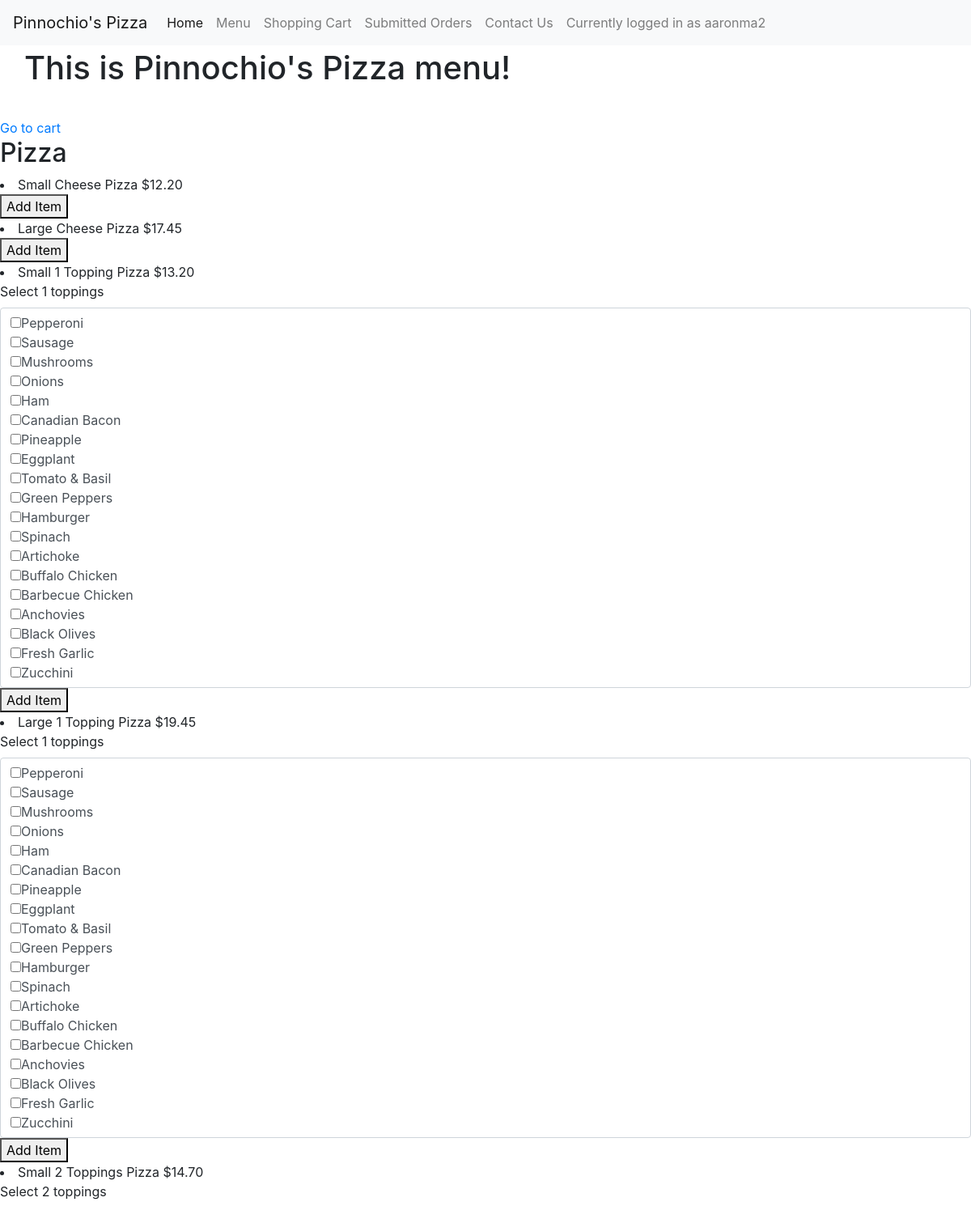
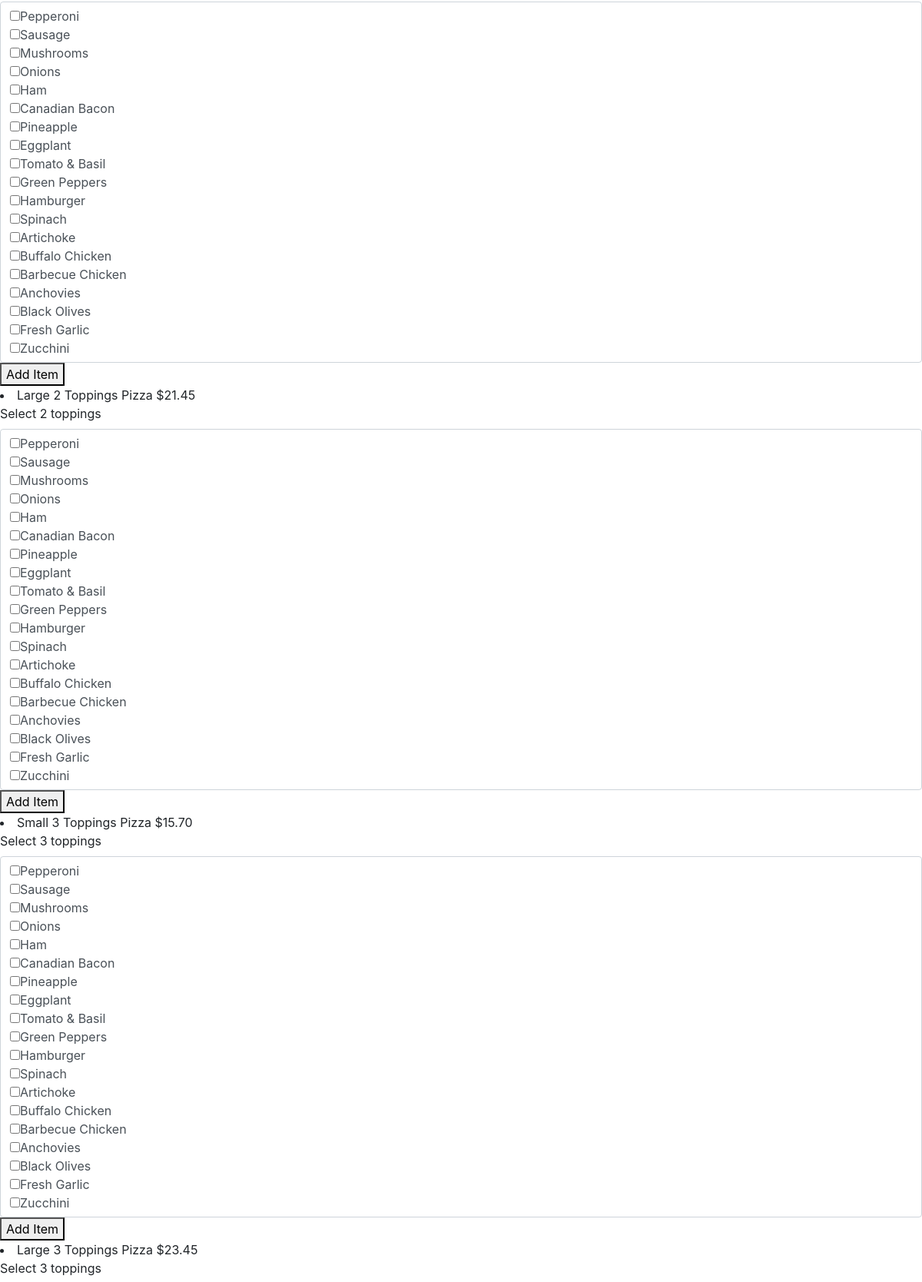
The page /menu (signed in, upper part) on the database its author committed (2 pictures, top to bottom).
### orders/models.py (models this page shows, shortened)
class Food(models.Model):
    item = models.ForeignKey(Item, on_delete=models.CASCADE, related_name="FoodItem")
    price = models.DecimalField(max_digits = 10, decimal_places=2,validators=[MinValueValidator(0)])
    size = models.ForeignKey(Size, on_delete=models.CASCADE, related_name="Size")
    options = (('true', 'Yes'), ('false', 'No'))
    hasToppings = models.CharField(max_length = 5, choices = options, default = 'false')
    numToppings = models.PositiveIntegerField(default = 0, help_text = "0 for cheese pizza")
    name = models.CharField(max_length = 64, default = "None", help_text = "Do not include size in name")

class Size(models.Model):
    name = models.CharField(max_length = 64)
    def __str__(self):
        return f"{self.name}"

class Topping(models.Model):
    name = models.CharField(max_length = 64)

### orders/views.py (the view)
# urls.py: path("menu", views.menu, name="menu"),
def menu(request):
    context = {
        "page_text": "This is Pinnochio's Pizza menu!",
        "pizzas": Food.objects.filter(item__name = 'Pizza'),
        "subs": Food.objects.filter(item__name = 'Sub'),
        "pastas": Food.objects.filter(item__name = 'Pasta'),
        "salads": Food.objects.filter(item__name = 'Salad'),
        "dinners": Food.objects.filter(item__name = 'Dinner Platter'),
        "toppings": Topping.objects.all()
    }
    return render(request, "orders/menu.html", context)

### orders/models.py (called while the page is built)
    def __str__(self):
        return f"{self.name}"

### orders/templates/orders/menu.html (shortened to what this page needs)
{% extends "orders/base.html" %}
{% load static %}
{% block body %}
  <h1 class= "main">
    {{ page_text }}
  </h1>
  <a href= "{% url 'cart'%}">Go to cart</a>
  <h2>Pizza</h2>
   {% for pizza in pizzas %}
      <li>
        {{ pizza.size }} {{ pizza.name }} ${{ pizza.price }}
      </li>
      <form action="{% url 'add_item' pizza.id%}" method="post">
        {% if pizza.numToppings > 0 %}
        <div class="form-group">
            <label>Select <a id ="numToppings{{pizza.id}}"> {{ pizza.numToppings }}</a> toppings</label>
            <div name="topping" data-numTop="{{pizza.numToppings}}" class="form-control toppings">
              {% for topping in toppings%}
              <input type="checkbox" name = "toppings" value="{{topping.id}}">{{topping.name}} <br>
              {% endfor %}
            </div>
        {% endif %}
        <button class="add-item" type="submit" name="food" value="{{pizza.id}}">Add Item</button>
      </form>
    {% endfor %}
{% endblock %}

### orders/templates/orders/base.html (shortened to what this page needs)
<!DOCTYPE html>
<html>
    <head>
        <link rel="stylesheet" href="https://maxcdn.bootstrapcdn.com/bootstrap/4.0.0-beta.3/css/bootstrap.min.css">
    </head>
    <body>
                    <nav class="navbar navbar-expand-lg navbar-light bg-light fixed-top">
                        <a class="navbar-brand" href="{% url 'index'%}">Pinnochio's Pizza</a>
                        <div class="collapse navbar-collapse" id="navbarNav">
                          <ul class="navbar-nav">
                            <li class="nav-item active">
                              <a class="nav-link" href="{% url 'index'%}">Home<span class="sr-only">(current)</span></a>
                            </li>
                            <li class="nav-item">
                              <a class="nav-link" href="{% url 'menu'%}">Menu</a>
                            </li>
                            <li class="nav-item">
                              <a class="nav-link" href="{% url 'cart'%}">Shopping Cart</a>
                            </li>
                            <li class="nav-item">
                              <a class="nav-link" href="{% url 'orders'%}">Submitted Orders</a>
                            </li>
                            <li class="nav-item">
                              <a class="nav-link" href="{% url 'contact'%}">Contact Us</a>
                            </li>
                            <li class="nav-item">
                            {% if user.username%}
                              <a class = "nav-link my-2 my-lg-0"> Currently logged in as {{user.username}}</a>
                            {% endif %}
                            </li>
                          </ul>
                        </div>
                    </nav>
        {% block body %}
        {% endblock %}
    </body>
</html>

### orders/templates/orders/base.html (style rules this page uses)
.main { padding: 30px; margin-top: 30px; }

### rows shown on the page
Food: size "Small", name "Cheese Pizza", price "12.20", {{ pizza.id }} 1 (drawn)
Food: size "Large", name "Cheese Pizza", price "17.45", {{ pizza.id }} 2 (drawn)
Food: size "Small", name "1 Topping Pizza", price "13.20", numToppings "1", {{ pizza.id }} 3 (drawn)
Topping: name "Pepperoni"
Topping: name "Sausage"
Topping: name "Mushrooms"
Topping: name "Onions"
Topping: name "Ham"
Topping: name "Canadian Bacon"
Topping: name "Pineapple"
Topping: name "Eggplant"
Topping: name "Tomato & Basil"
Topping: name "Green Peppers"
Topping: name "Hamburger"
Topping: name "Spinach"
Topping: name "Artichoke"
Topping: name "Buffalo Chicken"
Topping: name "Barbecue Chicken"
Topping: name "Anchovies"
Topping: name "Black Olives"
Topping: name "Fresh Garlic"
Topping: name "Zucchini"
Food: size "Large", name "1 Topping Pizza", price "19.45", numToppings "1", {{ pizza.id }} 4 (drawn)
Food: size "Small", name "2 Toppings Pizza", price "14.70", numToppings "2", {{ pizza.id }} 5 (drawn)
Food: size "Large", name "2 Toppings Pizza", price "21.45", numToppings "2", {{ pizza.id }} 6 (drawn)
Food: size "Small", name "3 Toppings Pizza", price "15.70", numToppings "3", {{ pizza.id }} 7 (drawn)
Food: size "Large", name "3 Toppings Pizza", price "23.45", numToppings "3"

### other values the page prints
{{ user.username }} "aaronma2"
{{ page_text }} "This is Pinnochio's Pizza menu!"
